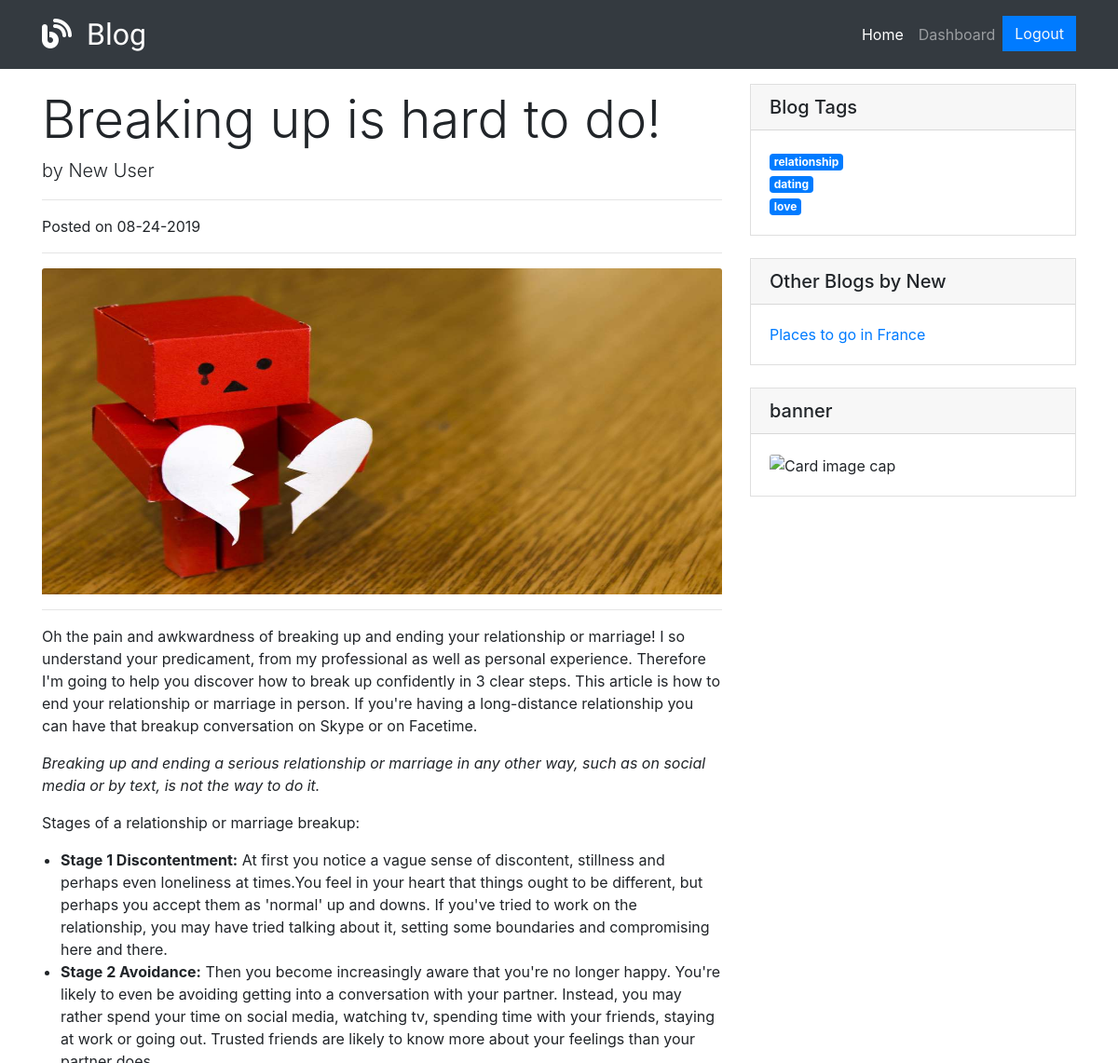
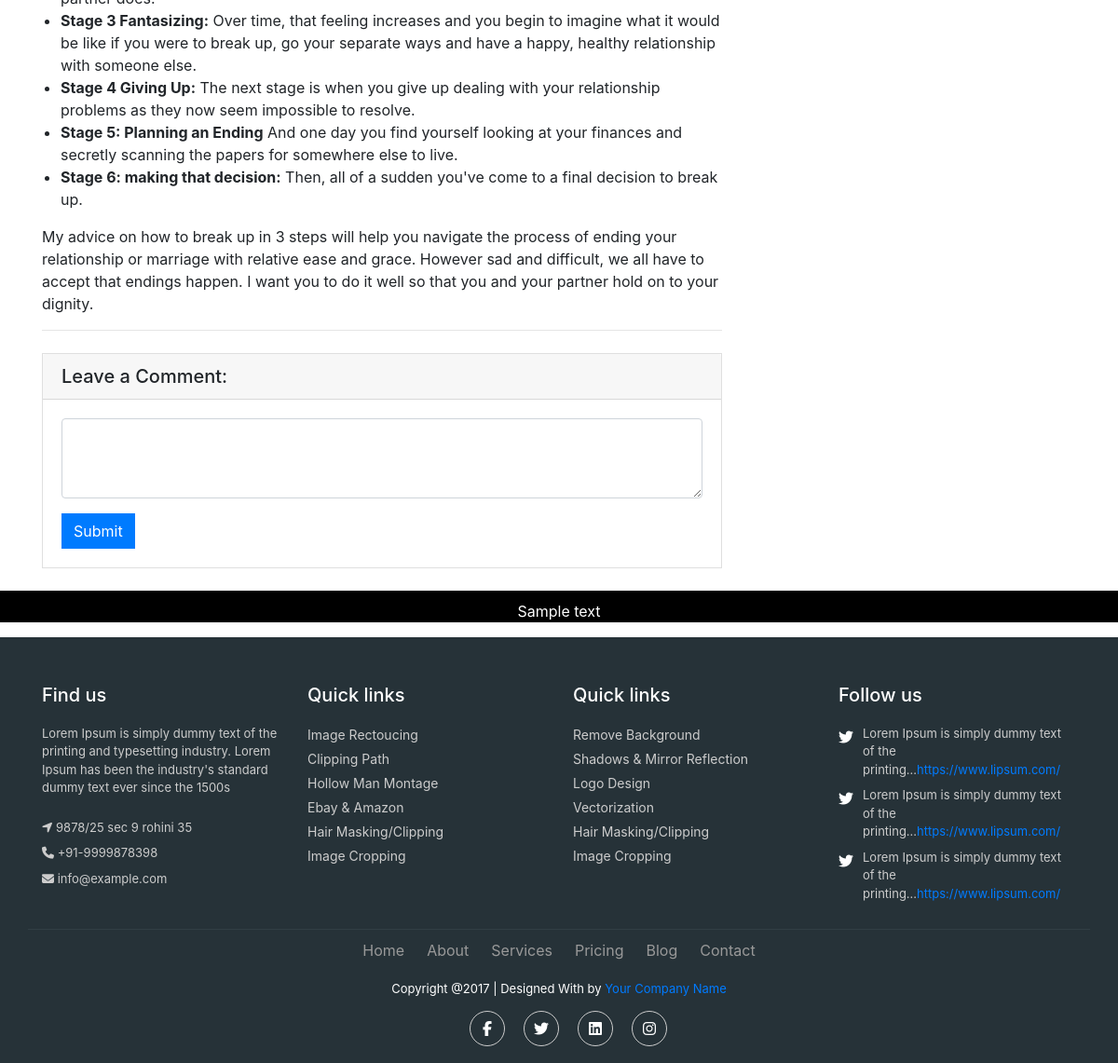
The page /blogs/1 (signed in) on the database its author committed (2 pictures, top to bottom).
### models.py (models this page shows, shortened)
class Blog(db.Model):
    __tablename__ = "blogs"
    id = db.Column(db.Integer, primary_key=True)
    title = db.Column(db.String(55))
    content = db.Column(db.Text)
    user_id = db.Column(db.Integer, db.ForeignKey('user.id'), nullable=False)
    user = db.relationship('User', foreign_keys=[user_id], backref="user_blogs")
    pic_filepath = db.Column(db.Text)
    created_at = db.Column(db.DateTime, server_default=func.now())
    updated_at = db.Column(db.DateTime, server_default=func.now(), onupdate=func.now())
    blog_has_tags = relationship('BlogTag', cascade="all, delete-orphan")

class User(db.Model):
    __tablename__ = "user"
    id = db.Column(db.Integer, primary_key=True)
    first_name = db.Column(db.String(45))
    last_name = db.Column(db.String(45))
    email = db.Column(db.String(45))
    password = db.Column(db.String(100))
    created_at = db.Column(db.DateTime, server_default=func.now())
    updated_at = db.Column(db.DateTime, server_default=func.now(), onupdate=func.now())

class BlogTag(db.Model):
    __tablename__ = "blog_tags"
    id = db.Column(db.Integer, primary_key=True)
    tag_id = db.Column(db.Integer, db.ForeignKey('tags.id'), nullable=False)
    blog_id = db.Column(db.Integer, db.ForeignKey('blogs.id'), nullable=False)
    tag = relationship('Tag', back_populates="tag_has_blogs")
    blog = relationship('Blog', back_populates="blog_has_tags")

class Tag(db.Model):
    __tablename__ = "tags"
    id = db.Column(db.Integer, primary_key=True)
    text = db.Column(db.String(20))
    created_at = db.Column(db.DateTime, server_default=func.now())
    updated_at = db.Column(db.DateTime, server_default=func.now(), onupdate=func.now())
    tag_has_blogs = relationship('BlogTag')

### controller_functions.py (the view)
def show_blog(id):
    blog = Blog.query.get(id)
    return render_template('blog.html', blog=blog)

### templates/blog.html (shortened to what this page needs)
<!DOCTYPE html>
<html lang="en">
<head>
    <link rel="stylesheet" href="https://stackpath.bootstrapcdn.com/bootstrap/4.3.1/css/bootstrap.min.css"
>
    <link rel="stylesheet" href="../static/css/blog.css">
    <link rel="stylesheet" href="../static/css/styles.css">
</head>
<body>
    <nav class="navbar navbar-expand-lg navbar-dark bg-dark static-top">
        <div class="container">
          <a class="navbar-brand text-light" href="/">
                <i class="fas fa-blog mr-3"></i>Blog
            </a>
            <div class="collapse navbar-collapse" id="navbarResponsive">
                <ul class="navbar-nav ml-auto">
                    <li class="nav-item active">
                        <a class="nav-link" href="#">Home
                        </a>
                    </li>
                    <li class="nav-item">
                        <a class="nav-link" href="/">Dashboard</a>
                    </li>
                    <li id="loginNavItem" class="nav-item">
                  {% if not session['userid']  %}
                      <li class="nav-item">
                          <input type="button" value="Login/Register" class="btn btn-secondary"
                          data-toggle="modal" data-target="#loginModal">
                      </li>
                    {% else %}
                    <a id="logoutBtn" class="btn btn-primary text-light" data-redirect="/blogs/{{ blog.id }}">Logout</a>
                    </li>
                   {% endif %}
                </ul>
            </div>
        </div>
    </nav>
    <div class="container">
        <div class="row">
            <div class="col-lg-8">
                <h1 class="mt-4">{{ blog.title }}</h1>
                <p class="lead">
                    by
                    {{ blog.user.first_name }} {{ blog.user.last_name }}
                </p>
                <hr>
                <p>Posted on {{ blog.created_at.strftime('%m-%d-%Y') }}</p>
                <hr>
                <img class="card-img-top" id="blog_img"
                    src="{%  if blog.pic_filepath %}
                      {{ url_for('static', filename='img/blogs/' + blog.pic_filepath)}}
                          {% else %}
                           http://placehold.it/700x400 {% endif %}"
                    alt="Blog picture">
                <hr>
                <p id="blogContent">{{ blog.content | safe}}</p>
                <hr>
              {%  if session['userid'] %}
                <div class="card my-4">
                    <h5 class="card-header">Leave a Comment:</h5>
                    <div class="card-body">
                        <form>
                            <div class="form-group">
                                <textarea class="form-control" rows="3"></textarea>
                            </div>
                            <button type="submit" class="btn btn-primary">Submit</button>
                        </form>
                    </div>
                </div>
              {%  endif %}
            </div>
            <div class="col-md-4">
                <div class="card my-3">
                    <h5 class="card-header">Blog Tags</h5>
                    <div class="card-body">
                        <div class="row">
                            <div class="col-lg-6">
                                <ul id="tags" class="list-unstyled mb-0">
                                    {%  for tag in blog.blog_has_tags %}
                                  <li>
                                    <span class="badge badge-primary">{{ tag.tag.text }}</span>
                                  </li>
                                  {% endfor %}
                                </ul>
                            </div>
                        </div>
                    </div>
                </div>
                <div class="card my-4">
                    <h5 class="card-header">Other Blogs by {{ blog.user.first_name }}</h5>
                    <div class="card-body">
                    <ul id="other-blogs">
                      {%  for other in blog.user.user_blogs %}
                        {%  if other.id != blog.id %}
                          <li><a href="/blogs/{{ other.id }}">{{ other.title }}</a></li>
                      {%  endif %}
                      {%  endfor %}
                    </ul>
                    </div>
                </div>
                <div class="card my-4">
                    <h5 class="card-header">banner</h5>
                    <div class="card-body">
                        <img class="card-img-top"
                            src="https://2.bp.blogspot.com/-vvG5hMTFOro/W6RaoxdAikI/AAAAAAAAK1k/jezYdP7fvfYvt15Jv8a0agrGQE2lMU8YgCKgBGAs/s1600/MASAI-2.jpg"
                            alt="Card image cap">
                    </div>
                </div>
            </div>
        </div>
    </div>
    <div class="reserved-bot">
        <p class="text-center">Sample text</p>
    </div>
    <footer class="footer">
        <div class="container bottom_border">
            <div class="row">
                <div class=" col-sm-4 col-md col-sm-4  col-12 col">
                    <h5 class="headin5_amrc col_white_amrc pt2">Find us</h5>
                    <p class="mb10">Lorem Ipsum is simply dummy text of the printing and typesetting industry. Lorem
                        Ipsum has been the industry's standard dummy text ever since the 1500s</p>
                    <p><i class="fa fa-location-arrow"></i> 9878/25 sec 9 rohini 35 </p>
                    <p><i class="fa fa-phone"></i> +91-9999878398 </p>
                    <p><i class="fa fa fa-envelope"></i> info@example.com </p>
                </div>
                <div class=" col-sm-4 col-md  col-6 col">
                    <h5 class="headin5_amrc col_white_amrc pt2">Quick links</h5>
                    <ul class="footer_ul_amrc">
                        <li><a href="http://webenlance.com">Image Rectoucing</a></li>
                        <li><a href="http://webenlance.com">Clipping Path</a></li>
                        <li><a href="http://webenlance.com">Hollow Man Montage</a></li>
                        <li><a href="http://webenlance.com">Ebay & Amazon</a></li>
                        <li><a href="http://webenlance.com">Hair Masking/Clipping</a></li>
                        <li><a href="http://webenlance.com">Image Cropping</a></li>
                    </ul>
                </div>
                <div class=" col-sm-4 col-md  col-6 col">
                    <h5 class="headin5_amrc col_white_amrc pt2">Quick links</h5>
                    <ul class="footer_ul_amrc">
                        <li><a href="http://webenlance.com">Remove Background</a></li>
                        <li><a href="http://webenlance.com">Shadows & Mirror Reflection</a></li>
                        <li><a href="http://webenlance.com">Logo Design</a></li>
                        <li><a href="http://webenlance.com">Vectorization</a></li>
                        <li><a href="http://webenlance.com">Hair Masking/Clipping</a></li>
                        <li><a href="http://webenlance.com">Image Cropping</a></li>
                    </ul>
                </div>
                <div class=" col-sm-4 col-md  col-12 col">
                    <h5 class="headin5_amrc col_white_amrc pt2">Follow us</h5>
                    <ul class="footer_ul2_amrc">
                        <li><a href="#"><i class="fab fa-twitter fleft padding-right"></i> </a>
                            <p>Lorem Ipsum is simply dummy text of the printing...<a
                                    href="#">https://www.lipsum.com/</a></p>
                        </li>
                        <li><a href="#"><i class="fab fa-twitter fleft padding-right"></i> </a>
                            <p>Lorem Ipsum is simply dummy text of the printing...<a
                                    href="#">https://www.lipsum.com/</a></p>
                        </li>
                        <li><a href="#"><i class="fab fa-twitter fleft padding-right"></i> </a>
                            <p>Lorem Ipsum is simply dummy text of the printing...<a
                                    href="#">https://www.lipsum.com/</a></p>
                        </li>
                    </ul>
                </div>
            </div>
        </div>
        <div class="container">
            <ul class="foote_bottom_ul_amrc">
                <li><a href="http://webenlance.com">Home</a></li>
                <li><a href="http://webenlance.com">About</a></li>
                <li><a href="http://webenlance.com">Services</a></li>
                <li><a href="http://webenlance.com">Pricing</a></li>
                <li><a href="http://webenlance.com">Blog</a></li>
                <li><a href="http://webenlance.com">Contact</a></li>
            </ul>
            <p class="text-center">Copyright @2017 | Designed With by <a href="#">Your Company Name</a></p>
            <ul class="social_footer_ul">
                <li><a href="http://webenlance.com"><i class="fab fa-facebook-f"></i></a></li>
                <li><a href="http://webenlance.com"><i class="fab fa-twitter"></i></a></li>
                <li><a href="http://webenlance.com"><i class="fab fa-linkedin"></i></a></li>
                <li><a href="http://webenlance.com"><i class="fab fa-instagram"></i></a></li>
            </ul>
        </div>
    </footer>
</body>
</html>

### static/css/blog.css (style rules this page uses)
body { line-height: 1.5; }
ul { margin-left: 20px; }
#tags { margin-left: 0 !important; }
#other-blogs { padding: 0; margin: 0; }
#other-blogs li { list-style: outside none none; }
blockquote { font-style: italic; }
#blog_img { max-height: 350px; }
.container { margin: 0 auto; }
.navbar-brand { font-family: 'Grand Hotel', cursive; font-size: 2em; color: white !important; }
.navbar { border-radius: 0 !important; padding: .5rem 1rem; line-height: 1.5; background-color: #343a40; }

### static/css/styles.css (style rules this page uses)
* { margin: 0; padding: 0; }
#blog_img { max-height: 350px; }
.navbar-brand { font-family: 'Grand Hotel', cursive; font-size: 2em; }
.card { border-radius: 0 !important; }
.btn { border-radius: 0 !important; }
html body { height: 100%; margin: 0; }
.fab { color: white; }
h1 { font-size: 3.5rem; font-weight: 300; line-height: 1.1; }
.col_white_amrc { color: #FFF; }
footer { width: 100%; background-color: #263238; min-height: 250px; padding: 10px 0px 25px 0px; }
.pt2 { padding-top: 40px; margin-bottom: 20px; }
footer p { font-size: 13px; color: #CCC; padding-bottom: 0px; margin-bottom: 8px; }
.mb10 { padding-bottom: 15px; }
.footer_ul_amrc { margin: 0px; list-style-type: none; font-size: 14px; padding: 0px 0px 10px 0px; }
.footer_ul_amrc li { padding: 0px 0px 5px 0px; }
.footer_ul_amrc li a { color: #CCC; }
.fleft { float: left; }
.padding-right { padding-right: 10px; }
.footer_ul2_amrc { margin: 0px; list-style-type: none; padding: 0px; }
.footer_ul2_amrc li p { display: table; }
.footer_ul2_amrc li i { margin-top: 5px; }
.bottom_border { border-bottom: 1px solid #323f45; padding-bottom: 20px; }
.foote_bottom_ul_amrc { list-style-type: none; padding: 0px; display: table; margin-top: 10px; margin-right: auto; margin-bottom: 10px; margin-left: auto; }
.foote_bottom_ul_amrc li { display: inline; }
.foote_bottom_ul_amrc li a { color: #999; margin: 0 12px; }
.social_footer_ul { display: table; margin: 10px auto 0 auto; list-style-type: none; }
.social_footer_ul li { padding-left: 20px; padding-top: 10px; float: left; }
.social_footer_ul li a { color: #CCC; border: 1px solid #CCC; padding: 8px; border-radius: 50%; }
.social_footer_ul li i { width: 20px; height: 20px; text-align: center; }
.reserved-bot { background: black; height: 100%; }
.text-center { color: white; padding-top: 10px; }

### rows shown on the page
Blog: title "Breaking up is hard to do!", created_at "08-24-2019", pic_filepath (picture), content "Oh the pain and awkwardness of breaking up and ending your relationship or marriage! I so understand your predicament, from my professional as well as personal experience. Therefore I'm going to help you discover how to break up confidently in 3 clear steps. This article is how to end your relationship or marriage in person. If you're having a long-distance relationship you can have that breakup conversation on Skype or on Facetime. Breaking up and ending a serious relationship or marriage in any other way, such as on social media or by text, is not the way to do it. Stages of a relationship or marriage breakup: Stage 1 Discontentment: At first you notice a vague sense of discontent,…"
User: user.first_name "New", user.last_name "User"
BlogTag: tag.text "relationship"
BlogTag: tag.text "dating"
BlogTag: tag.text "love"
Blog: title "Places to go in France"
